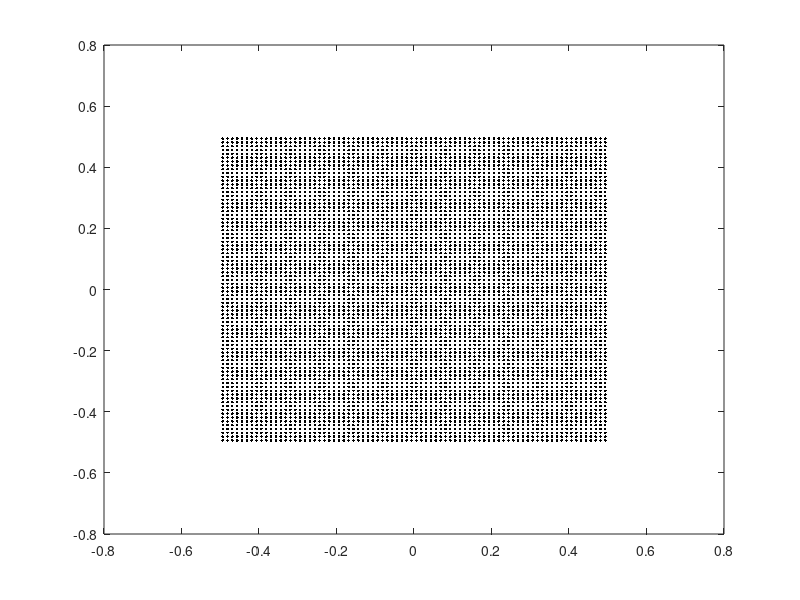

Reproduce this figure in MATLAB. (Note: this script raises an error after producing the figure.)
clc
clear all
close all
% Computation Time
% Convection
% Time Dependent
% Non Linear
% SOR/ Jacobi
% Residual
dominio_x = [-.5, .5];
dominio_y = [-.5, .5];
n_nodes_x = 80;
n_nodes_y = 80;

dx = (dominio_x(2) - dominio_x(1) ) / n_nodes_x;
dy = (dominio_y(2) - dominio_y(1) ) / n_nodes_y;

centro_x = (dominio_x(1)+dx/2) : dx : (dominio_x(2)-dx/2);
centro_y = (dominio_y(1)+dy/2) : dy : (dominio_y(2)-dy/2);

[x_nodes, y_nodes] = meshgrid(centro_x, centro_y);

plot(x_nodes, y_nodes, 'k.')

A = sparse(n_nodes_y*n_nodes_x, n_nodes_y*n_nodes_x);
B = sparse(n_nodes_y*n_nodes_x, 1);

%--------- Coeff de difusao ----------
cd = 1;
Vx = 100;
Vy = 100;

i = 1 ;% Vertical Counter
j = 1; % Horizontal counter


S_boundary_n = false;
N_boundary_n = false;
W_boundary_n = false;
E_boundary_n = false;

S_n = 0;
N_n = 0;
W_n = 0;
E_n = 0;

for k=1:n_nodes_y*n_nodes_x   
    % --- West Flux ---
    if j == 1 % Boundary
        %Diffusion
        A(k,k) = A(k,k) - 3.5*cd*(dy/dx);
        A(k,k+1) = A(k,k+1) + 0.5*cd*dy/dx;
        B(k) = B(k) - 3*cd*dy/dx*exact(centro_x(j)-(dx/2), centro_y(i));
        %Convection
        B(k) = B(k) + Vx*dy*exact(centro_x(j)-(dx/2), centro_y(i));     
    else % Center
        %Diffusion
        A(k,k) = A(k,k) - cd*(dy/dx);
        A(k,k-1) = A(k,k-1) + cd*(dy/dx);
        
        %Convection
        if Vx > 0
            if j==2 
                %A(k,k-1) =  A(k,k-1) - Vx*dy;
                A(k,k-1) = A(k,k-1) - 2*Vx*dy;
                B(k) = B(k) - 1*Vx*dy*exact(centro_x(j-1)-(dx/2), centro_y(i));
            else
                A(k,k-1) =  A(k,k-1) - Vx*dy;
                %A(k,k-1)=A(k,k-1) - 3*(Vx*dy*0.5);
                %A(k,k-2)=A(k,k-2) + 1*(Vx*dy*0.5);
            end
        else %vento negativo
            if j== n_nodes_x
                A(k,k) = A(k,k) - 2*Vx*dy;
                B(k) = B(k) - 1*Vx*dy*exact(centro_x(j)+ (dx/2), centro_y(i));
            else
                A(k,k)=A(k,k) - 3*(Vx*dy*0.5); 
                A(k,k+1)=A(k,k+1) + 1*(Vx*dy*0.5);
            end
        end
    end
    
    % --- East Flux ---
    if j == n_nodes_x % Boundary
        A(k,k)= A(k,k) - 3.5*cd*(dy/dx);
        A(k,k-1)= A(k,k-1) + 0.5*cd*(dy/dx);
        B(k)= B(k) - 3*cd*(dy/dx)*exact(centro_x(j)+(dx/2), centro_y(i));
        %Convection
        B(k) = B(k) - Vx*dy*exact(centro_x(j)+(dx/2), centro_y(i));
    else % Center
        %Diffusion
        A(k,k)= A(k,k) - cd*(dy/dx);
        A(k,k+1)= A(k,k+1) + cd*(dy/dx);   
        %Convection
        if Vx > 0
             if j==1
                %A(k,k) =  A(k,k) + Vx*dy;
                A(k,k) = A(k,k) + 2*Vx*dy;
                B(k) = B(k) + 1*Vx*dy*exact(centro_x(j)-(dx/2), centro_y(i));
             else
                A(k,k) =  A(k,k) + Vx*dy;
                %A(k,k)= A(k,k) + 3*(Vx*dy*0.5);
                %A(k,k-1)= A(k,k-1) - 1*(Vx*dy*0.5);
             end
        else %vento negativo
            if j==n_nodes_x-1
                A(k,k+1)= A(k,k+1) + 2*(Vx*dy);
                B(k) = B(k) + 1*Vx*dy*exact(centro_x(j+1)+(dx/2), centro_y(i));
            else
                A(k,k+1)= A(k,k+1) + 3*(Vx*dy*0.5); 
                A(k,k+2)= A(k,k+2) - 1*(Vx*dy*0.5);
            end
        end
    end
    
    % --- South Flux ---
    if i == 1 % Boundary
        % Diffusion
        A(k,k)= A(k,k) - 3.5*cd*(dx/dy);
        A(k,k+n_nodes_x)= A(k,k+n_nodes_x) + 0.5*cd*(dx/dy);
        B(k)= B(k) - 3*cd*(dx/dy) * exact(centro_x(j), centro_y(i)-(dy/2));
        % Convection
        B(k) = B(k) + Vy*dx*exact(centro_x(j), centro_y(i)-(dy/2));
    else % Center
        % Diffusion
        A(k,k) = A(k,k) - cd*(dx/dy);
        A(k,k-n_nodes_x) = A(k,k-n_nodes_x) + cd*(dx/dy);
        % Convection
        if Vy > 0
            if i == 2 
                %A(k,k-n_nodes_x) =  A(k,k-n_nodes_x) - Vy*dx;
                A(k,k-n_nodes_x) = A(k,k-n_nodes_x) - Vy*dx*2;
                B(k) = B(k) - Vy*dx*exact(centro_x(j), centro_y(i-1)-(dy/2));
            else
                A(k,k-n_nodes_x) =  A(k,k-n_nodes_x) - Vy*dx;
                %A(k,k-n_nodes_x) = A(k,k-n_nodes_x) - 0.5*Vy*dx*3;
                %A(k,k-2*n_nodes_x) = A(k,k-2*n_nodes_x) + 0.5*Vy*dx;  
            end
        else
            if i == n_nodes_y
                A(k,k) = A(k,k) - Vy*dx*2;
                B(k) = B(k) - Vy*dx*exact(centro_x(j), centro_y(i)+(dy/2));
            else 
                A(k,k) = A(k,k) - 0.5*Vy*dx*3;
                A(k,k+n_nodes_x) = A(k,k+n_nodes_x) + 0.5*Vy*dx;
            end 
        end
    end
    
    % --- North Flux ---
    if i == n_nodes_y % Boundary
        % Diffusion
        A(k,k) = A(k,k) - 3.5*cd*(dx/dy);
        A(k,k-n_nodes_x) = A(k,k-n_nodes_x) + 0.5*cd*dx/dy;
        B(k) = B(k) - 3*cd*(dx/dy)*exact(centro_x(j), centro_y(i)+(dy/2));
        % Convection
        B(k) = B(k) - Vy*dx*exact(centro_x(j), centro_y(i)+(dy/2));
    else % Center
        % Diffusion
        A(k,k) = A(k,k) - cd*(dx/dy);
        A(k,k+n_nodes_x) = A(k,k+n_nodes_x) + cd*(dx/dy);
        
        % Convection
        if Vy > 0
            if i == 1
                %A(k,k) =  A(k,k) + Vy*dx;
                A(k,k) = A(k,k) + Vy*dx*2;
                B(k) = B(k) + Vy*dx*exact(centro_x(j), centro_y(i)-(dy/2));
            else 
                A(k,k) =  A(k,k) + Vy*dx;
                %A(k,k) = A(k,k) + 0.5*Vy*dx*3;
                %A(k,k-n_nodes_x) = A(k,k-n_nodes_x) - 0.5*Vy*dx;
            end
        else
            if i == n_nodes_y-1
                A(k,k+n_nodes_x) = A(k,k+n_nodes_x) + Vy*dx*2;
                B(k) = B(k) + Vy*dx*exact(centro_x(j), centro_y(i+1)+(dy/2));
            else
                A(k,k+n_nodes_x) = A(k,k+n_nodes_x) + 0.5*Vy*dx*3;
                A(k,k+2*n_nodes_x) = A(k,k+2*n_nodes_x) - 0.5*Vy*dx;
            end
        end
    end
    
    
    % --- Source---
    B(k) = B(k) + source(centro_x(j), centro_y(i))*dx*dy;
    
    if j == n_nodes_x % Right Boundary
        j = 1;
        i = i+1;
    else
        j = j+1;
    end
end



SOR = false;
if SOR
    w = 1.5;
    n_iter_limit = 20;
    n_iter = 1;
    u_old = zeros(n_nodes_x*n_nodes_y,1);
    residual = 1;
    while residual >= 1e-4
       Low = tril(A,-1);
       Up = triu(A,1);
       D = diag(diag(A));
       u = zeros(n_nodes_x*n_nodes_y,1);
       for i=1:n_nodes_x*n_nodes_y
           u(i) = D(i,i)^-1 * ( Low(i,:)*u + Up(i,:)*u_old + B(i));
           u(i) = u_old(i) + w*(u(i)-u_old(i));      
       end
       residual = sum((u-u_old).^2)^0.5;
       u_old = u;
       
       display = ['Iteration: ', n_iter]
       disp(display)
       display = ['Residual: ', residual]
       disp(display)
	
        if n_iter >= n_iter_limit
            break
        end
        n_iter = n_iter + 1;   
    end
    U = u;
else
    U = A\B;
end
U = vec2mat(U,n_nodes_x);

h = pcolor(x_nodes, y_nodes, U);
%set(h, 'EdgeColor', 'none');
colorbar;

U_exact = arrayfun(@(u,v) exact(u,v), x_nodes, y_nodes);

figure
Error = abs((U_exact - U));
h = pcolor(x_nodes, y_nodes, Error);
%set(h, 'EdgeColor', 'none');
colorbar;

max(max(Error))
%fprintf('lol')
